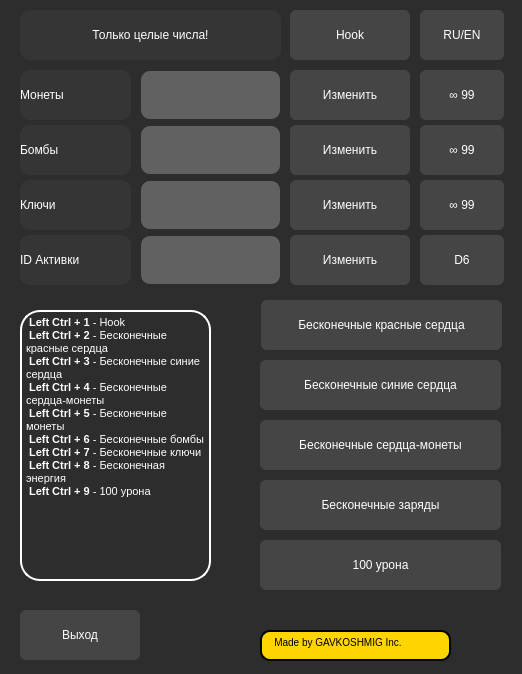
<?xml version="1.0" encoding="UTF-8"?>
<ui version="4.0">
 <class>MainWindow</class>
 <widget class="QMainWindow" name="MainWindow">
  <property name="enabled">
   <bool>true</bool>
  </property>
  <property name="geometry">
   <rect>
    <x>0</x>
    <y>0</y>
    <width>522</width>
    <height>674</height>
   </rect>
  </property>
  <property name="windowTitle">
   <string>Isaac`s Cheats</string>
  </property>
  <property name="styleSheet">
   <string notr="true"/>
  </property>
  <widget class="QWidget" name="centralwidget">
   <property name="styleSheet">
    <string notr="true">QWidget{
background-color: rgb(45, 45, 45);
}</string>
   </property>
   <widget class="QLabel" name="Int_Numbers_Only">
    <property name="geometry">
     <rect>
      <x>20</x>
      <y>10</y>
      <width>261</width>
      <height>50</height>
     </rect>
    </property>
    <property name="styleSheet">
     <string notr="true">QLabel{
	color: rgb(255, 255, 255);
	font: 75 11pt &quot;MS Shell Dlg 2&quot;;
	background-color: rgb(53, 53, 53);
	border-radius: 10px;
}</string>
    </property>
    <property name="text">
     <string>&lt;html&gt;&lt;head/&gt;&lt;body&gt;&lt;p align=&quot;center&quot;&gt;Только целые числа!&lt;/p&gt;&lt;/body&gt;&lt;/html&gt;</string>
    </property>
    <property name="margin">
     <number>10</number>
    </property>
   </widget>
   <widget class="QLabel" name="Coins">
    <property name="geometry">
     <rect>
      <x>20</x>
      <y>70</y>
      <width>111</width>
      <height>50</height>
     </rect>
    </property>
    <property name="styleSheet">
     <string notr="true">QLabel{
	color: rgb(255, 255, 255);
	font: 75 11pt &quot;MS Shell Dlg 2&quot;;
	background-color: rgb(53, 53, 53);
	border-radius: 10px;
}</string>
    </property>
    <property name="text">
     <string>Монеты</string>
    </property>
    <property name="margin">
     <number>10</number>
    </property>
   </widget>
   <widget class="QLabel" name="Bombs">
    <property name="geometry">
     <rect>
      <x>20</x>
      <y>125</y>
      <width>111</width>
      <height>50</height>
     </rect>
    </property>
    <property name="styleSheet">
     <string notr="true">QLabel{
	color: rgb(255, 255, 255);
	font: 75 11pt &quot;MS Shell Dlg 2&quot;;
	background-color: rgb(53, 53, 53);
	border-radius: 10px;
}</string>
    </property>
    <property name="text">
     <string>Бомбы</string>
    </property>
    <property name="margin">
     <number>10</number>
    </property>
   </widget>
   <widget class="QLabel" name="Keys">
    <property name="geometry">
     <rect>
      <x>20</x>
      <y>180</y>
      <width>111</width>
      <height>50</height>
     </rect>
    </property>
    <property name="styleSheet">
     <string notr="true">QLabel{
	color: rgb(255, 255, 255);
	font: 75 11pt &quot;MS Shell Dlg 2&quot;;
	background-color: rgb(53, 53, 53);
	border-radius: 10px;
}</string>
    </property>
    <property name="text">
     <string>Ключи</string>
    </property>
    <property name="margin">
     <number>10</number>
    </property>
   </widget>
   <widget class="QLabel" name="Active_items">
    <property name="geometry">
     <rect>
      <x>20</x>
      <y>235</y>
      <width>111</width>
      <height>50</height>
     </rect>
    </property>
    <property name="styleSheet">
     <string notr="true">QLabel{
	color: rgb(255, 255, 255);
	font: 75 11pt &quot;MS Shell Dlg 2&quot;;
	background-color: rgb(53, 53, 53);
	border-radius: 10px;
}</string>
    </property>
    <property name="text">
     <string>ID Активки</string>
    </property>
    <property name="margin">
     <number>10</number>
    </property>
   </widget>
   <widget class="QPushButton" name="Change_coins">
    <property name="geometry">
     <rect>
      <x>290</x>
      <y>70</y>
      <width>120</width>
      <height>50</height>
     </rect>
    </property>
    <property name="styleSheet">
     <string notr="true">QPushButton {
	color: rgb(255, 255, 255);
	font: 10pt &quot;MS Shell Dlg 2&quot;;
    border-radius: 6px;
	background-color: rgb(69, 69, 69);
    min-width: 80px;
}
QPushButton:hover{
	border: 2px solid rgb(50, 50, 50);
}
QPushButton:pressed {
	background-color: rgb(64, 64, 64);
}

QPushButton:flat {
    border: none; 
}

QPushButton:default {
    border-color: navy; 
}</string>
    </property>
    <property name="text">
     <string>Изменить</string>
    </property>
   </widget>
   <widget class="QLineEdit" name="Input_coins">
    <property name="geometry">
     <rect>
      <x>140</x>
      <y>70</y>
      <width>141</width>
      <height>50</height>
     </rect>
    </property>
    <property name="styleSheet">
     <string notr="true">QLineEdit{
	font: 10pt &quot;MS Shell Dlg 2&quot;;
	border: 2px solid rgb(37, 39, 48, 0);
	border-radius: 10px;
	color: #FFF;
	padding-left: 20 px;
	padding-right: 20 px;
	background-color: rgb(97, 97, 97);
}
QLineEdit:hover{
	border: 2px solid rgb(104, 104, 104);
}
QLineEdit:focus{
	border: 2px solid rgb(255, 255, 255);
	
	background-color: rgb(141, 141, 141);
}</string>
    </property>
   </widget>
   <widget class="QLineEdit" name="Input_bombs">
    <property name="geometry">
     <rect>
      <x>140</x>
      <y>125</y>
      <width>141</width>
      <height>50</height>
     </rect>
    </property>
    <property name="styleSheet">
     <string notr="true">QLineEdit{
	font: 10pt &quot;MS Shell Dlg 2&quot;;
	border: 2px solid rgb(37, 39, 48, 0);
	border-radius: 10px;
	color: #FFF;
	padding-left: 20 px;
	padding-right: 20 px;
	background-color: rgb(97, 97, 97);
}
QLineEdit:hover{
	border: 2px solid rgb(104, 104, 104);
}
QLineEdit:focus{
	border: 2px solid rgb(255, 255, 255);
	
	background-color: rgb(141, 141, 141);
}</string>
    </property>
   </widget>
   <widget class="QLineEdit" name="Input_keys">
    <property name="geometry">
     <rect>
      <x>140</x>
      <y>180</y>
      <width>141</width>
      <height>50</height>
     </rect>
    </property>
    <property name="styleSheet">
     <string notr="true">QLineEdit{
	font: 10pt &quot;MS Shell Dlg 2&quot;;
	border: 2px solid rgb(37, 39, 48, 0);
	border-radius: 10px;
	color: #FFF;
	padding-left: 20 px;
	padding-right: 20 px;
	background-color: rgb(97, 97, 97);
}
QLineEdit:hover{
	border: 2px solid rgb(104, 104, 104);
}
QLineEdit:focus{
	border: 2px solid rgb(255, 255, 255);
	
	background-color: rgb(141, 141, 141);
}</string>
    </property>
   </widget>
   <widget class="QLineEdit" name="Input_items">
    <property name="geometry">
     <rect>
      <x>140</x>
      <y>235</y>
      <width>141</width>
      <height>50</height>
     </rect>
    </property>
    <property name="styleSheet">
     <string notr="true">QLineEdit{
	font: 10pt &quot;MS Shell Dlg 2&quot;;
	border: 2px solid rgb(37, 39, 48, 0);
	border-radius: 10px;
	color: #FFF;
	padding-left: 20 px;
	padding-right: 20 px;
	background-color: rgb(97, 97, 97);
}
QLineEdit:hover{
	border: 2px solid rgb(104, 104, 104);
}
QLineEdit:focus{
	border: 2px solid rgb(255, 255, 255);
	
	background-color: rgb(141, 141, 141);
}</string>
    </property>
   </widget>
   <widget class="QPushButton" name="Change_bombs">
    <property name="geometry">
     <rect>
      <x>290</x>
      <y>125</y>
      <width>120</width>
      <height>50</height>
     </rect>
    </property>
    <property name="styleSheet">
     <string notr="true">QPushButton {
	color: rgb(255, 255, 255);
	font: 10pt &quot;MS Shell Dlg 2&quot;;
    border-radius: 6px;
	background-color: rgb(69, 69, 69);
    min-width: 80px;
}
QPushButton:hover{
	border: 2px solid rgb(50, 50, 50);
}
QPushButton:pressed {
	background-color: rgb(64, 64, 64);
}

QPushButton:flat {
    border: none; 
}

QPushButton:default {
    border-color: navy; 
}</string>
    </property>
    <property name="text">
     <string>Изменить</string>
    </property>
   </widget>
   <widget class="QPushButton" name="Change_keys">
    <property name="geometry">
     <rect>
      <x>290</x>
      <y>180</y>
      <width>120</width>
      <height>50</height>
     </rect>
    </property>
    <property name="styleSheet">
     <string notr="true">QPushButton {
	color: rgb(255, 255, 255);
	font: 10pt &quot;MS Shell Dlg 2&quot;;
    border-radius: 6px;
	background-color: rgb(69, 69, 69);
    min-width: 80px;
}
QPushButton:hover{
	border: 2px solid rgb(50, 50, 50);
}
QPushButton:pressed {
	background-color: rgb(64, 64, 64);
}

QPushButton:flat {
    border: none; 
}

QPushButton:default {
    border-color: navy; 
}</string>
    </property>
    <property name="text">
     <string>Изменить</string>
    </property>
   </widget>
   <widget class="QPushButton" name="Change_items">
    <property name="geometry">
     <rect>
      <x>290</x>
      <y>235</y>
      <width>120</width>
      <height>50</height>
     </rect>
    </property>
    <property name="styleSheet">
     <string notr="true">QPushButton {
	color: rgb(255, 255, 255);
	font: 10pt &quot;MS Shell Dlg 2&quot;;
    border-radius: 6px;
	background-color: rgb(69, 69, 69);
    min-width: 80px;
}
QPushButton:hover{
	border: 2px solid rgb(50, 50, 50);
}
QPushButton:pressed {
	background-color: rgb(64, 64, 64);
}

QPushButton:flat {
    border: none; 
}

QPushButton:default {
    border-color: navy; 
}</string>
    </property>
    <property name="text">
     <string>Изменить</string>
    </property>
   </widget>
   <widget class="QPushButton" name="Infinity_coins">
    <property name="geometry">
     <rect>
      <x>420</x>
      <y>70</y>
      <width>84</width>
      <height>50</height>
     </rect>
    </property>
    <property name="styleSheet">
     <string notr="true">QPushButton {
	color: rgb(255, 255, 255);
	font: 10pt &quot;MS Shell Dlg 2&quot;;
    border-radius: 6px;
	background-color: rgb(69, 69, 69);
    min-width: 80px;
}
QPushButton:hover{
	border: 2px solid rgb(50, 50, 50);
}
QPushButton:pressed {
	background-color: rgb(64, 64, 64);
}

QPushButton:flat {
    border: none; 
}

QPushButton:default {
    border-color: navy; 
}</string>
    </property>
    <property name="text">
     <string>∞ 99</string>
    </property>
   </widget>
   <widget class="QPushButton" name="Infinity_bombs">
    <property name="geometry">
     <rect>
      <x>420</x>
      <y>125</y>
      <width>84</width>
      <height>50</height>
     </rect>
    </property>
    <property name="styleSheet">
     <string notr="true">QPushButton {
	color: rgb(255, 255, 255);
	font: 10pt &quot;MS Shell Dlg 2&quot;;
    border-radius: 6px;
	background-color: rgb(69, 69, 69);
    min-width: 80px;
}
QPushButton:hover{
	border: 2px solid rgb(50, 50, 50);
}
QPushButton:pressed {
	background-color: rgb(64, 64, 64);
}

QPushButton:flat {
    border: none; 
}

QPushButton:default {
    border-color: navy; 
}</string>
    </property>
    <property name="text">
     <string>∞ 99</string>
    </property>
   </widget>
   <widget class="QPushButton" name="Infinity_keys">
    <property name="geometry">
     <rect>
      <x>420</x>
      <y>180</y>
      <width>84</width>
      <height>50</height>
     </rect>
    </property>
    <property name="styleSheet">
     <string notr="true">QPushButton {
	color: rgb(255, 255, 255);
	font: 10pt &quot;MS Shell Dlg 2&quot;;
    border-radius: 6px;
	background-color: rgb(69, 69, 69);
    min-width: 80px;
}
QPushButton:hover{
	border: 2px solid rgb(50, 50, 50);
}
QPushButton:pressed {
	background-color: rgb(64, 64, 64);
}

QPushButton:flat {
    border: none; 
}

QPushButton:default {
    border-color: navy; 
}</string>
    </property>
    <property name="text">
     <string>∞ 99</string>
    </property>
   </widget>
   <widget class="QPushButton" name="D6_btn">
    <property name="geometry">
     <rect>
      <x>420</x>
      <y>235</y>
      <width>84</width>
      <height>50</height>
     </rect>
    </property>
    <property name="styleSheet">
     <string notr="true">QPushButton {
	color: rgb(255, 255, 255);
	font: 10pt &quot;MS Shell Dlg 2&quot;;
    border-radius: 6px;
	background-color: rgb(69, 69, 69);
    min-width: 80px;
}
QPushButton:hover{
	border: 2px solid rgb(50, 50, 50);
}
QPushButton:pressed {
	background-color: rgb(64, 64, 64);
}

QPushButton:flat {
    border: none; 
}

QPushButton:default {
    border-color: navy; 
}</string>
    </property>
    <property name="text">
     <string>D6</string>
    </property>
   </widget>
   <widget class="QPushButton" name="Inf_energy">
    <property name="geometry">
     <rect>
      <x>260</x>
      <y>480</y>
      <width>241</width>
      <height>50</height>
     </rect>
    </property>
    <property name="styleSheet">
     <string notr="true">QPushButton {
	color: rgb(255, 255, 255);
	font: 10pt &quot;MS Shell Dlg 2&quot;;
    border-radius: 6px;
	background-color: rgb(69, 69, 69);
    min-width: 80px;
}
QPushButton:hover{
	border: 2px solid rgb(50, 50, 50);
}
QPushButton:pressed {
	background-color: rgb(64, 64, 64);
}

QPushButton:flat {
    border: none; 
}

QPushButton:default {
    border-color: navy; 
}</string>
    </property>
    <property name="text">
     <string>Бесконечные заряды</string>
    </property>
   </widget>
   <widget class="QPushButton" name="Dmg_btn">
    <property name="geometry">
     <rect>
      <x>260</x>
      <y>540</y>
      <width>241</width>
      <height>50</height>
     </rect>
    </property>
    <property name="styleSheet">
     <string notr="true">QPushButton {
	color: rgb(255, 255, 255);
	font: 10pt &quot;MS Shell Dlg 2&quot;;
    border-radius: 6px;
	background-color: rgb(69, 69, 69);
    min-width: 80px;
}
QPushButton:hover{
	border: 2px solid rgb(50, 50, 50);
}
QPushButton:pressed {
	background-color: rgb(64, 64, 64);
}

QPushButton:flat {
    border: none; 
}

QPushButton:default {
    border-color: navy; 
}</string>
    </property>
    <property name="text">
     <string>100 урона</string>
    </property>
   </widget>
   <widget class="QPushButton" name="Inf_hearts_coins">
    <property name="geometry">
     <rect>
      <x>260</x>
      <y>420</y>
      <width>241</width>
      <height>50</height>
     </rect>
    </property>
    <property name="styleSheet">
     <string notr="true">QPushButton {
	color: rgb(255, 255, 255);
	font: 10pt &quot;MS Shell Dlg 2&quot;;
    border-radius: 6px;
	background-color: rgb(69, 69, 69);
    min-width: 80px;
}
QPushButton:hover{
	border: 2px solid rgb(50, 50, 50);
}
QPushButton:pressed {
	background-color: rgb(64, 64, 64);
}

QPushButton:flat {
    border: none; 
}

QPushButton:default {
    border-color: navy; 
}</string>
    </property>
    <property name="text">
     <string>Бесконечные сердца-монеты</string>
    </property>
   </widget>
   <widget class="QPushButton" name="Inf_red_hearts">
    <property name="geometry">
     <rect>
      <x>261</x>
      <y>300</y>
      <width>241</width>
      <height>50</height>
     </rect>
    </property>
    <property name="styleSheet">
     <string notr="true">QPushButton {
	color: rgb(255, 255, 255);
	font: 10pt &quot;MS Shell Dlg 2&quot;;
    border-radius: 6px;
	background-color: rgb(69, 69, 69);
    min-width: 80px;
}
QPushButton:hover{
	border: 2px solid rgb(50, 50, 50);
}
QPushButton:pressed {
	background-color: rgb(64, 64, 64);
}

QPushButton:flat {
    border: none; 
}

QPushButton:default {
    border-color: navy; 
}</string>
    </property>
    <property name="text">
     <string>Бесконечные красные сердца</string>
    </property>
   </widget>
   <widget class="QPushButton" name="Inf_blue_hearts">
    <property name="geometry">
     <rect>
      <x>260</x>
      <y>360</y>
      <width>241</width>
      <height>50</height>
     </rect>
    </property>
    <property name="styleSheet">
     <string notr="true">QPushButton {
	color: rgb(255, 255, 255);
	font: 10pt &quot;MS Shell Dlg 2&quot;;
    border-radius: 6px;
	background-color: rgb(69, 69, 69);
    min-width: 80px;
}
QPushButton:hover{
	border: 2px solid rgb(50, 50, 50);
}
QPushButton:pressed {
	background-color: rgb(64, 64, 64);
}

QPushButton:flat {
    border: none; 
}

QPushButton:default {
    border-color: navy; 
}</string>
    </property>
    <property name="text">
     <string>Бесконечные синие сердца</string>
    </property>
   </widget>
   <widget class="QPushButton" name="Exit_btn">
    <property name="geometry">
     <rect>
      <x>20</x>
      <y>610</y>
      <width>120</width>
      <height>50</height>
     </rect>
    </property>
    <property name="styleSheet">
     <string notr="true">QPushButton {
	color: rgb(255, 255, 255);
	font: 10pt &quot;MS Shell Dlg 2&quot;;
    border-radius: 6px;
	background-color: rgb(69, 69, 69);
    min-width: 80px;
}
QPushButton:hover{
	border: 2px solid rgb(50, 50, 50);
}
QPushButton:pressed {
	background-color: rgb(64, 64, 64);
}

QPushButton:flat {
    border: none; 
}

QPushButton:default {
    border-color: navy; 
}</string>
    </property>
    <property name="text">
     <string>Выход</string>
    </property>
   </widget>
   <widget class="QTextBrowser" name="Inform_board">
    <property name="geometry">
     <rect>
      <x>20</x>
      <y>310</y>
      <width>191</width>
      <height>271</height>
     </rect>
    </property>
    <property name="styleSheet">
     <string notr="true">QTextBrowser{
	color: rgb(255, 255, 255);
	border-radius: 20px;
	border: 2px solid rgb(255, 255, 255);
	background-color: rgb(45, 45, 45);
}
</string>
    </property>
    <property name="html">
     <string>&lt;!DOCTYPE HTML PUBLIC &quot;-//W3C//DTD HTML 4.0//EN&quot; &quot;http://www.w3.org/TR/REC-html40/strict.dtd&quot;&gt;
&lt;html&gt;&lt;head&gt;&lt;meta name=&quot;qrichtext&quot; content=&quot;1&quot; /&gt;&lt;style type=&quot;text/css&quot;&gt;
p, li { white-space: pre-wrap; }
&lt;/style&gt;&lt;/head&gt;&lt;body style=&quot; font-family:'MS Shell Dlg 2'; font-size:7.8pt; font-weight:400; font-style:normal;&quot;&gt;
&lt;p style=&quot; margin-top:0px; margin-bottom:0px; margin-left:0px; margin-right:0px; -qt-block-indent:0; text-indent:0px;&quot;&gt;&lt;span style=&quot; font-size:8pt; font-weight:600;&quot;&gt; Left Ctrl + 1&lt;/span&gt;&lt;span style=&quot; font-size:8pt;&quot;&gt; - Hook&lt;/span&gt;&lt;/p&gt;
&lt;p style=&quot; margin-top:0px; margin-bottom:0px; margin-left:0px; margin-right:0px; -qt-block-indent:0; text-indent:0px;&quot;&gt;&lt;span style=&quot; font-size:8pt; font-weight:600;&quot;&gt; Left Ctrl + 2&lt;/span&gt;&lt;span style=&quot; font-size:8pt;&quot;&gt; - Бесконечные красные сердца&lt;/span&gt;&lt;/p&gt;
&lt;p style=&quot; margin-top:0px; margin-bottom:0px; margin-left:0px; margin-right:0px; -qt-block-indent:0; text-indent:0px;&quot;&gt;&lt;span style=&quot; font-size:8pt; font-weight:600;&quot;&gt; Left Ctrl + 3&lt;/span&gt;&lt;span style=&quot; font-size:8pt;&quot;&gt; - Бесконечные синие сердца&lt;/span&gt;&lt;/p&gt;
&lt;p style=&quot; margin-top:0px; margin-bottom:0px; margin-left:0px; margin-right:0px; -qt-block-indent:0; text-indent:0px;&quot;&gt;&lt;span style=&quot; font-size:8pt; font-weight:600;&quot;&gt; Left Ctrl + 4&lt;/span&gt;&lt;span style=&quot; font-size:8pt;&quot;&gt; - Бесконечные сердца-монеты&lt;/span&gt;&lt;/p&gt;
&lt;p style=&quot; margin-top:0px; margin-bottom:0px; margin-left:0px; margin-right:0px; -qt-block-indent:0; text-indent:0px;&quot;&gt;&lt;span style=&quot; font-size:8pt; font-weight:600;&quot;&gt; Left Ctrl + 5&lt;/span&gt;&lt;span style=&quot; font-size:8pt;&quot;&gt; - Бесконечные монеты&lt;/span&gt;&lt;/p&gt;
&lt;p style=&quot; margin-top:0px; margin-bottom:0px; margin-left:0px; margin-right:0px; -qt-block-indent:0; text-indent:0px;&quot;&gt;&lt;span style=&quot; font-size:8pt; font-weight:600;&quot;&gt; Left Ctrl + 6&lt;/span&gt;&lt;span style=&quot; font-size:8pt;&quot;&gt; - Бесконечные бомбы&lt;/span&gt;&lt;/p&gt;
&lt;p style=&quot; margin-top:0px; margin-bottom:0px; margin-left:0px; margin-right:0px; -qt-block-indent:0; text-indent:0px;&quot;&gt;&lt;span style=&quot; font-size:8pt; font-weight:600;&quot;&gt; Left Ctrl + 7&lt;/span&gt;&lt;span style=&quot; font-size:8pt;&quot;&gt; - Бесконечные ключи&lt;/span&gt;&lt;/p&gt;
&lt;p style=&quot; margin-top:0px; margin-bottom:0px; margin-left:0px; margin-right:0px; -qt-block-indent:0; text-indent:0px;&quot;&gt;&lt;span style=&quot; font-size:8pt; font-weight:600;&quot;&gt; Left Ctrl + 8&lt;/span&gt;&lt;span style=&quot; font-size:8pt;&quot;&gt; - Бесконечная энергия&lt;/span&gt;&lt;/p&gt;
&lt;p style=&quot; margin-top:0px; margin-bottom:0px; margin-left:0px; margin-right:0px; -qt-block-indent:0; text-indent:0px;&quot;&gt;&lt;span style=&quot; font-size:8pt; font-weight:600;&quot;&gt; Left Ctrl + 9&lt;/span&gt;&lt;span style=&quot; font-size:8pt;&quot;&gt; - 100 урона&lt;/span&gt;&lt;/p&gt;&lt;/body&gt;&lt;/html&gt;</string>
    </property>
   </widget>
   <widget class="QPushButton" name="Language_btn">
    <property name="geometry">
     <rect>
      <x>420</x>
      <y>10</y>
      <width>84</width>
      <height>50</height>
     </rect>
    </property>
    <property name="styleSheet">
     <string notr="true">QPushButton {
	color: rgb(255, 255, 255);
	font: 10pt &quot;MS Shell Dlg 2&quot;;
    border-radius: 6px;
	background-color: rgb(69, 69, 69);
    min-width: 80px;
}
QPushButton:hover{
	border: 2px solid rgb(50, 50, 50);
}
QPushButton:pressed {
	background-color: rgb(64, 64, 64);
}

QPushButton:flat {
    border: none; 
}

QPushButton:default {
    border-color: navy; 
}</string>
    </property>
    <property name="text">
     <string>RU/EN</string>
    </property>
   </widget>
   <widget class="QPushButton" name="Hook_btn">
    <property name="geometry">
     <rect>
      <x>290</x>
      <y>10</y>
      <width>120</width>
      <height>50</height>
     </rect>
    </property>
    <property name="styleSheet">
     <string notr="true">QPushButton {
	color: rgb(255, 255, 255);
	font: 10pt &quot;MS Shell Dlg 2&quot;;
    border-radius: 6px;
	background-color: rgb(69, 69, 69);
    min-width: 80px;
}
QPushButton:hover{
	border: 2px solid rgb(50, 50, 50);
}
QPushButton:pressed {
	background-color: rgb(64, 64, 64);
}

QPushButton:flat {
    border: none; 
}

QPushButton:default {
    border-color: navy; 
}</string>
    </property>
    <property name="text">
     <string>Hook</string>
    </property>
   </widget>
   <widget class="QTextBrowser" name="Author_btn">
    <property name="geometry">
     <rect>
      <x>260</x>
      <y>630</y>
      <width>191</width>
      <height>31</height>
     </rect>
    </property>
    <property name="styleSheet">
     <string notr="true">QTextBrowser{
	color: rgb(0, 0, 0);
	border-radius: 10px;
	border: 2px solid;
	background-color: rgb(255, 213, 0);
}</string>
    </property>
    <property name="html">
     <string>&lt;!DOCTYPE HTML PUBLIC &quot;-//W3C//DTD HTML 4.0//EN&quot; &quot;http://www.w3.org/TR/REC-html40/strict.dtd&quot;&gt;
&lt;html&gt;&lt;head&gt;&lt;meta name=&quot;qrichtext&quot; content=&quot;1&quot; /&gt;&lt;style type=&quot;text/css&quot;&gt;
p, li { white-space: pre-wrap; }
&lt;/style&gt;&lt;/head&gt;&lt;body style=&quot; font-family:'MS Shell Dlg 2'; font-size:7.8pt; font-weight:400; font-style:normal;&quot;&gt;
&lt;p style=&quot; margin-top:0px; margin-bottom:0px; margin-left:0px; margin-right:0px; -qt-block-indent:0; text-indent:0px;&quot;&gt;   Made by GAVKOSHMIG Inc.&lt;/p&gt;&lt;/body&gt;&lt;/html&gt;</string>
    </property>
   </widget>
   <widget class="QLabel" name="Icon_author">
    <property name="geometry">
     <rect>
      <x>460</x>
      <y>620</y>
      <width>41</width>
      <height>41</height>
     </rect>
    </property>
    <property name="styleSheet">
     <string notr="true">QLabel{
	background-image: url(:/newPrefix/imgonline-com-ua-Resize-FJDPqgFmfYQzOIw.jpg);
}</string>
    </property>
    <property name="text">
     <string/>
    </property>
   </widget>
  </widget>
 </widget>
 <resources>
  <include location="1.qrc"/>
  <include location="222.qrc"/>
 </resources>
 <connections/>
</ui>
